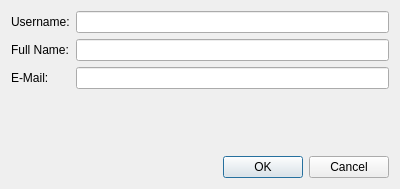
<?xml version="1.0" encoding="UTF-8"?>
<ui version="4.0">
 <class>NewUserDialog</class>
 <widget class="QDialog" name="NewUserDialog">
  <property name="geometry">
   <rect>
    <x>0</x>
    <y>0</y>
    <width>400</width>
    <height>189</height>
   </rect>
  </property>
  <property name="windowTitle">
   <string>New User</string>
  </property>
  <property name="sizeGripEnabled">
   <bool>false</bool>
  </property>
  <layout class="QGridLayout" name="gridLayout">
   <item row="0" column="0">
    <layout class="QFormLayout" name="formLayout">
     <item row="0" column="0">
      <widget class="QLabel" name="usernameLabel">
       <property name="text">
        <string>Username:</string>
       </property>
      </widget>
     </item>
     <item row="1" column="0">
      <widget class="QLabel" name="realNameLabel">
       <property name="text">
        <string>Full Name:</string>
       </property>
      </widget>
     </item>
     <item row="2" column="0">
      <widget class="QLabel" name="emailLabel">
       <property name="text">
        <string>E-Mail:</string>
       </property>
      </widget>
     </item>
     <item row="0" column="1">
      <widget class="QLineEdit" name="usernameEdit"/>
     </item>
     <item row="1" column="1">
      <widget class="QLineEdit" name="realNameEdit"/>
     </item>
     <item row="2" column="1">
      <widget class="QLineEdit" name="emailEdit"/>
     </item>
    </layout>
   </item>
   <item row="1" column="0">
    <widget class="QDialogButtonBox" name="buttonBox">
     <property name="orientation">
      <enum>Qt::Horizontal</enum>
     </property>
     <property name="standardButtons">
      <set>QDialogButtonBox::Cancel|QDialogButtonBox::Ok</set>
     </property>
    </widget>
   </item>
  </layout>
 </widget>
 <resources/>
 <connections>
  <connection>
   <sender>buttonBox</sender>
   <signal>rejected()</signal>
   <receiver>NewUserDialog</receiver>
   <slot>reject()</slot>
   <hints>
    <hint type="sourcelabel">
     <x>316</x>
     <y>260</y>
    </hint>
    <hint type="destinationlabel">
     <x>286</x>
     <y>274</y>
    </hint>
   </hints>
  </connection>
 </connections>
</ui>
